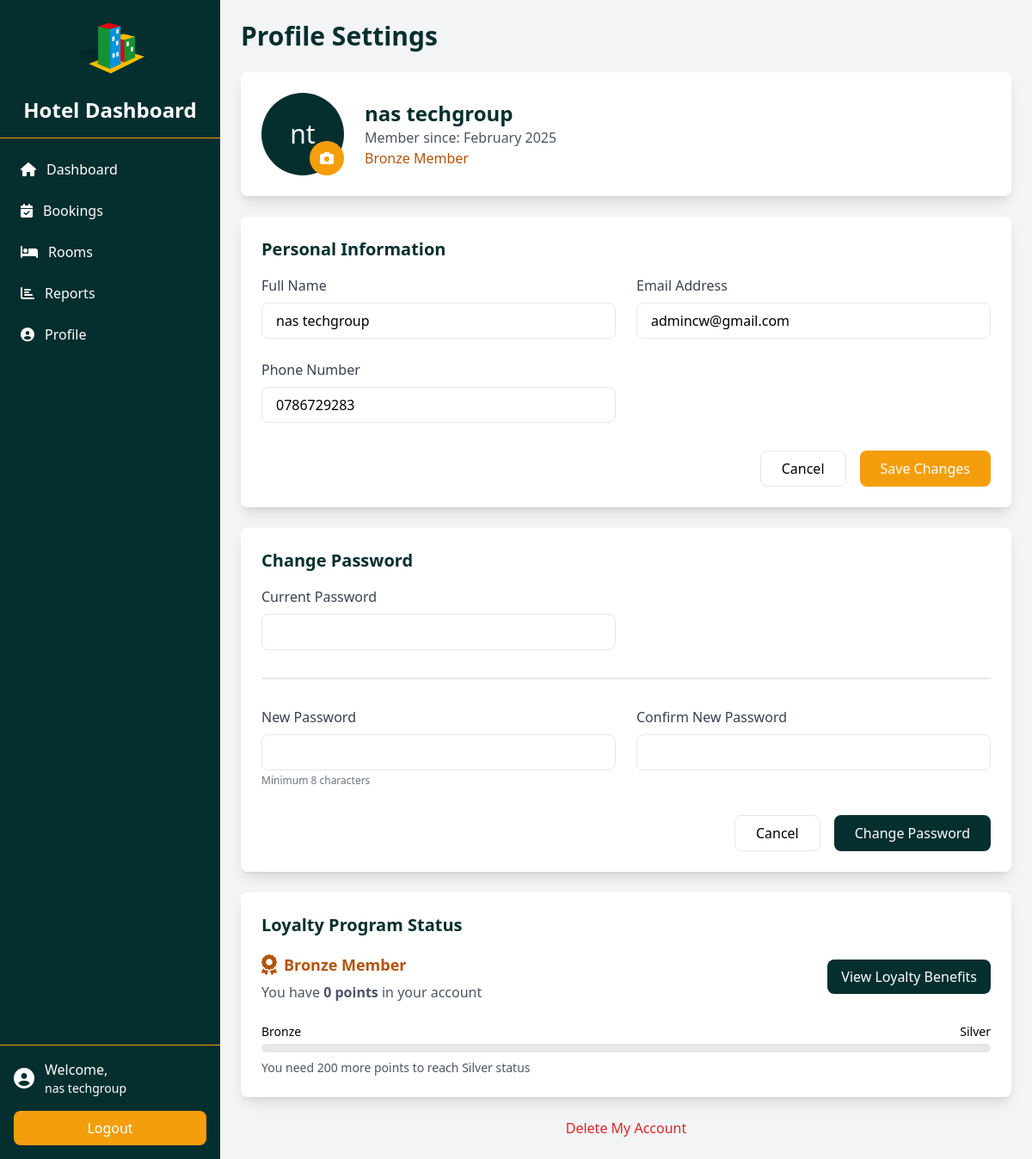
/client/profile.php (signed in), run on the app's committed database.
### tables this page shows
CREATE TABLE `users` (
  `id` int(11) NOT NULL AUTO_INCREMENT,
  `name` varchar(100) NOT NULL,
  `email` varchar(100) NOT NULL,
  `phone` varchar(15) DEFAULT NULL,
  `password` varchar(255) NOT NULL,
  `role` enum('client','manager','staff') DEFAULT 'client',
  `email_verified` tinyint(1) DEFAULT 0,
  `created_at` timestamp NULL DEFAULT current_timestamp(),
  PRIMARY KEY (`id`),
  UNIQUE KEY `email` (`email`)
);

### client/profile.php (the view, shortened to what this page needs)
<?php
require_once '../config/database.php';
$client_id = $_SESSION['user_id'];
$user_query = $conn->prepare("SELECT * FROM users WHERE id = ?");
$user_query->bind_param("i", $client_id);
$user_query->execute();
$user = $user_query->get_result()->fetch_assoc();
$loyalty_query = $conn->prepare("SELECT points FROM loyalty_points WHERE user_id = ?");
$loyalty_query->bind_param("i", $client_id);
$loyalty_query->execute();
$loyalty_result = $loyalty_query->get_result();
if ($loyalty_result->num_rows > 0) {
    $loyalty_data = $loyalty_result->fetch_assoc();
    $points = $loyalty_data['points'];
    if ($points >= 1000) {
        $membership_tier = "Platinum";
        $membership_color = "text-purple-600";
    } elseif ($points >= 500) {
        $membership_tier = "Gold";
        $membership_color = "text-amber-500";
    } elseif ($points >= 200) {
        $membership_tier = "Silver";
        $membership_color = "text-gray-500";
    } else {
        $membership_tier = "Bronze";
        $membership_color = "text-amber-700";
    }
} else {
    $points = 0;
    $membership_tier = "Bronze";
    $membership_color = "text-amber-700";
}
include_once 'includes/sidebar.php';
?>
        <h1 class="text-3xl font-bold text-teal-950 mb-6">Profile Settings</h1>
        <div class="bg-white rounded-lg shadow-lg p-6 mb-6">
            <div class="flex items-center space-x-6">
                <div class="relative">
                    <div class="w-24 h-24 bg-teal-950 rounded-full flex items-center justify-center text-white text-3xl">
                        <?php
                            $name_parts = explode(' ', $user['name']);
                            echo substr($name_parts[0], 0, 1) . (isset($name_parts[1]) ? substr($name_parts[1], 0, 1) : '');
                        ?>
                    </div>
                    <button class="absolute bottom-0 right-0 bg-amber-500 h-10 w-10 rounded-full text-white hover:bg-amber-600">
                        <i class="fas fa-camera"></i>
                    </button>
                </div>
                <div>
                    <h2 class="text-2xl font-bold text-teal-950"><?php echo htmlspecialchars($user['name']); ?></h2>
                    <p class="text-gray-600">Member since: <?php echo date('F Y', strtotime($user['created_at'])); ?></p>
                    <p class="<?php echo $membership_color; ?>"><?php echo $membership_tier; ?> Member</p>
                </div>
            </div>
        </div>
        <div class="bg-white rounded-lg shadow-lg p-6 mb-6">
            <form action="" method="POST">
                <div class="mb-8">
                    <h3 class="text-xl font-semibold text-teal-950 mb-4">Personal Information</h3>
                    <div class="grid grid-cols-1 md:grid-cols-2 gap-6">
                        <div>
                            <label class="block text-gray-700 mb-2">Full Name</label>
                            <input type="text" name="name" value="<?php echo htmlspecialchars($user['name']); ?>" required
                                class="w-full px-4 py-2 border rounded-lg focus:outline-none focus:ring-2 focus:ring-amber-500">
                        </div>
                        <div>
                            <label class="block text-gray-700 mb-2">Email Address</label>
                            <input type="email" name="email" value="<?php echo htmlspecialchars($user['email']); ?>" required
                                class="w-full px-4 py-2 border rounded-lg focus:outline-none focus:ring-2 focus:ring-amber-500">
                        </div>
                        <div>
                            <label class="block text-gray-700 mb-2">Phone Number</label>
                            <input type="tel" name="phone" value="<?php echo htmlspecialchars($user['phone'] ?? ''); ?>"
                                class="w-full px-4 py-2 border rounded-lg focus:outline-none focus:ring-2 focus:ring-amber-500">
                        </div>
                    </div>
                </div>
                <div class="flex justify-end space-x-4">
                    <button type="reset" class="px-6 py-2 border rounded-lg hover:bg-gray-50">Cancel</button>
                    <button type="submit" class="px-6 py-2 bg-amber-500 text-white rounded-lg hover:bg-amber-600">
                        Save Changes
                    </button>
                </div>
            </form>
        </div>
        <div class="bg-white rounded-lg shadow-lg p-6 mb-6">
            <form action="" method="POST">
                <div class="mb-8">
                    <h3 class="text-xl font-semibold text-teal-950 mb-4">Change Password</h3>
                    <div class="grid grid-cols-1 md:grid-cols-2 gap-6">
                        <div>
                            <label class="block text-gray-700 mb-2">Current Password</label>
                            <input type="password" name="current_password" required
                                class="w-full px-4 py-2 border rounded-lg focus:outline-none focus:ring-2 focus:ring-amber-500">
                        </div>
                        <div class="md:col-span-2">
                            <div class="h-0.5 bg-gray-200 my-2"></div>
                        </div>
                        <div>
                            <label class="block text-gray-700 mb-2">New Password</label>
                            <input type="password" name="new_password" required minlength="8"
                                class="w-full px-4 py-2 border rounded-lg focus:outline-none focus:ring-2 focus:ring-amber-500">
                            <p class="text-xs text-gray-500 mt-1">Minimum 8 characters</p>
                        </div>
                        <div>
                            <label class="block text-gray-700 mb-2">Confirm New Password</label>
                            <input type="password" name="confirm_password" required minlength="8"
                                class="w-full px-4 py-2 border rounded-lg focus:outline-none focus:ring-2 focus:ring-amber-500">
                        </div>
                    </div>
                </div>
                <div class="flex justify-end space-x-4">
                    <button type="reset" class="px-6 py-2 border rounded-lg hover:bg-gray-50">Cancel</button>
                    <button type="submit" class="px-6 py-2 bg-teal-950 text-white rounded-lg hover:bg-teal-900">
                        Change Password
                    </button>
                </div>
            </form>
        </div>
        <div class="bg-white rounded-lg shadow-lg p-6 mt-6">
            <h3 class="text-xl font-semibold text-teal-950 mb-4">Loyalty Program Status</h3>
            <div class="flex flex-col md:flex-row items-start md:items-center justify-between mb-6">
                <div>
                    <div class="flex items-center">
                        <i class="fas fa-award text-2xl <?php echo $membership_color; ?> mr-2"></i>
                        <h4 class="text-lg font-bold <?php echo $membership_color; ?>"><?php echo $membership_tier; ?> Member</h4>
                    </div>
                    <p class="text-gray-600 mt-1">You have <span class="font-bold"><?php echo $points; ?> points</span> in your account</p>
                </div>
                <a href="loyalty.php" class="mt-4 md:mt-0 bg-teal-950 text-white px-4 py-2 rounded-lg hover:bg-teal-900">
                    View Loyalty Benefits
                </a>
            </div>
            <?php if ($membership_tier !== 'Platinum'): ?>
                <?php
                    $next_tier = $membership_tier === 'Bronze' ? 'Silver' : ($membership_tier === 'Silver' ? 'Gold' : 'Platinum');
                    $points_needed = $membership_tier === 'Bronze' ? 200 : ($membership_tier === 'Silver' ? 500 : 1000);
                ?>
                <div>
                    <div class="flex justify-between text-sm mb-1">
                        <span><?php echo $membership_tier; ?></span>
                        <span><?php echo $next_tier; ?></span>
                    </div>
                    <div class="w-full bg-gray-200 rounded-full h-2.5">
                    </div>
                    <p class="text-sm text-gray-600 mt-2">
                        You need <?php echo $points_needed - $points; ?> more points to reach <?php echo $next_tier; ?> status
                    </p>
                </div>
            <?php endif; ?>
        </div>
        <div class="mt-6 text-center">
            <button type="button" onclick="confirmDeleteAccount()" class="text-red-600 hover:text-red-800">
                Delete My Account
            </button>
        </div>
    </div>
</div>
<?php include_once 'includes/footer.php'; ?>

### data on the page
users: name "n", name "t", name "nas techgroup", created_at "February 2025", email_verified "Bronze", email "admincw@gmail.com", phone "0786729283", email_verified "0", email_verified "Silver", $points_needed-$points "200"

### other printed values
$_SESSION['user_name'] "nas techgroup"
